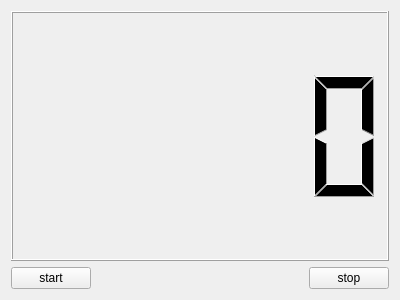
<?xml version="1.0" encoding="UTF-8"?>
<ui version="4.0">
 <class>MyWidget</class>
 <widget class="QWidget" name="MyWidget">
  <property name="geometry">
   <rect>
    <x>0</x>
    <y>0</y>
    <width>400</width>
    <height>300</height>
   </rect>
  </property>
  <property name="windowTitle">
   <string>MyWidget</string>
  </property>
  <layout class="QGridLayout" name="gridLayout">
   <item row="0" column="0" colspan="3">
    <widget class="QLCDNumber" name="lcdNumber"/>
   </item>
   <item row="1" column="0">
    <widget class="QPushButton" name="pushButtonStart">
     <property name="text">
      <string>start</string>
     </property>
    </widget>
   </item>
   <item row="1" column="1">
    <spacer name="horizontalSpacer">
     <property name="orientation">
      <enum>Qt::Horizontal</enum>
     </property>
     <property name="sizeHint" stdset="0">
      <size>
       <width>230</width>
       <height>20</height>
      </size>
     </property>
    </spacer>
   </item>
   <item row="1" column="2">
    <widget class="QPushButton" name="pushButtonStop">
     <property name="text">
      <string>stop</string>
     </property>
    </widget>
   </item>
  </layout>
 </widget>
 <layoutdefault spacing="6" margin="11"/>
 <resources/>
 <connections/>
</ui>
